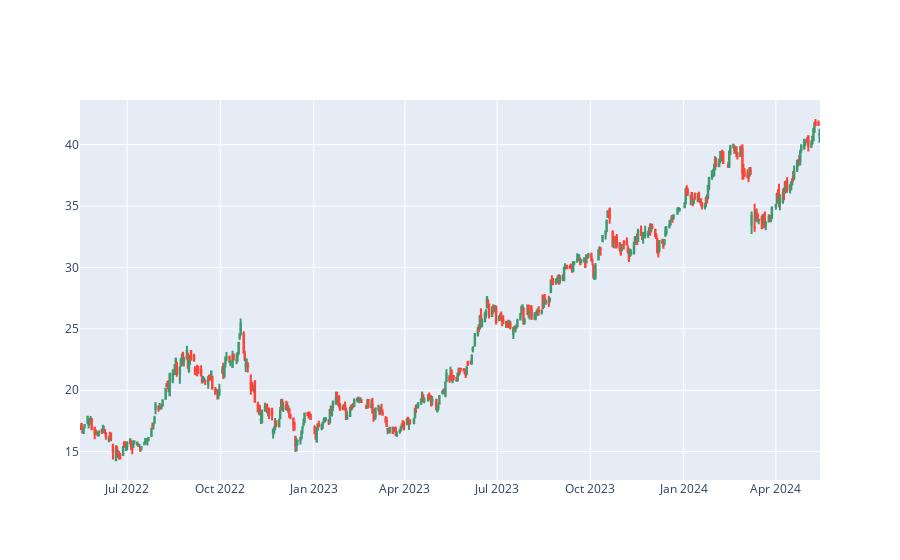

The notebook cell this image was saved under:
### Code cell
#
Grafico = go.Figure(
    data=[
          go.Candlestick(
              x= Dados.index,
              open = Dados['Abertura'],
              high = Dados['Maior'],
              low = Dados['Menor'],
              close = Dados['Fechamento'],
          )
    ]
)

Grafico.update_layout( xaxis_rangeslider_visible=False )

Grafico.show()

### Figure 1 — Plotly figure (JSON) as saved in the notebook; plotly's stock layout.template omitted (floating-point values rounded to 4 significant figures; data arrays with more than 128 entries replaced by an {"elided": "..."} marker saying what was removed)
{"data": [{"close": {"elided": "499 float values"}, "high": {"elided": "499 float values"}, "low": {"elided": "499 float values"}, "open": {"elided": "499 float values"}, "type": "candlestick", "x": {"elided": "499 str values"}}], "layout": {"xaxis": {"rangeslider": {"visible": false}}}}
